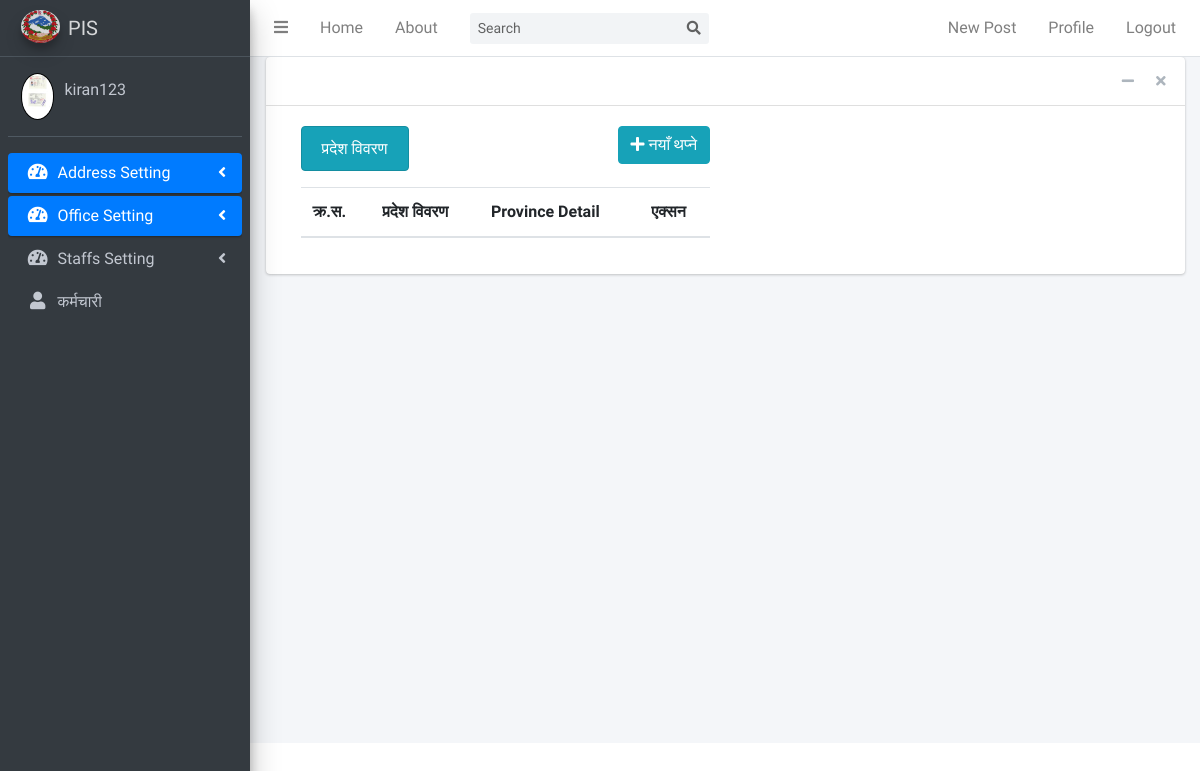
The page /province/list/ (signed in) on the database as committed earlier.
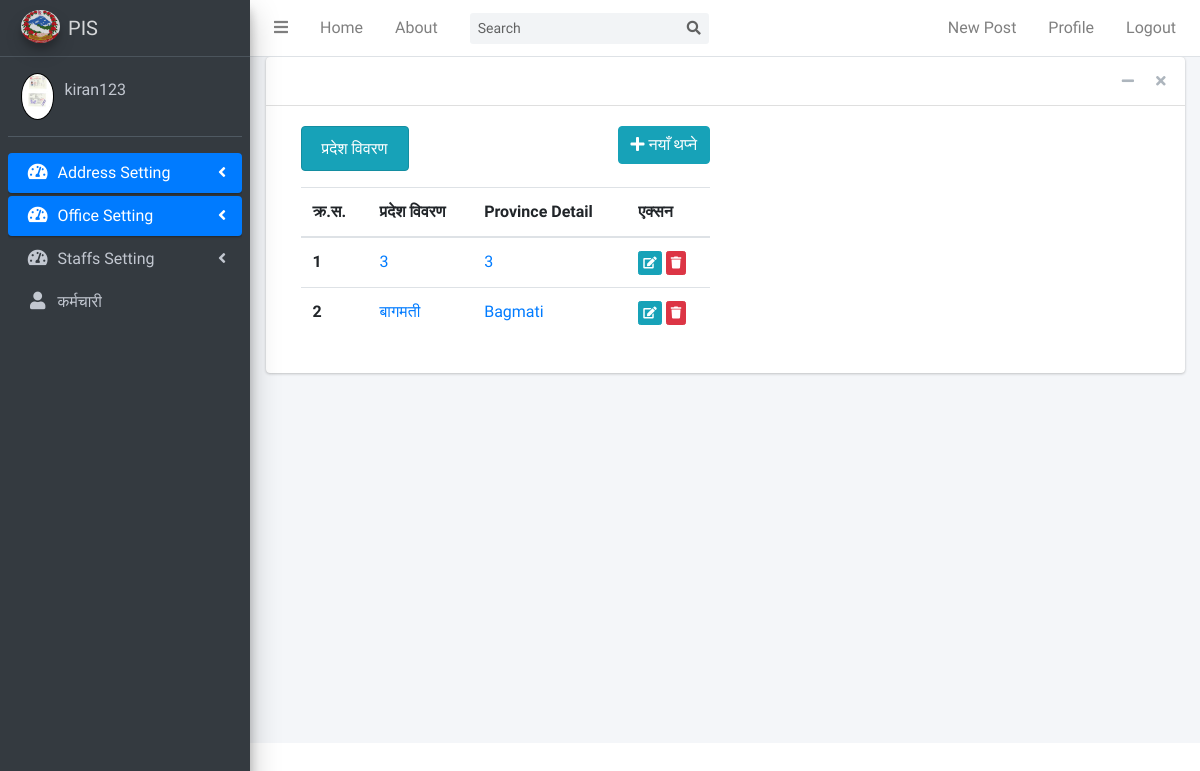
The same page on the database as committed later.
### address/models.py (models this page shows, shortened)
class Province(models.Model):
    provincename_nepali = models.CharField(max_length=50, verbose_name="प्रदेशको नाम")
    provincename_english = models.CharField(max_length=50, verbose_name="Province Name")
    date_posted = models.DateTimeField(default=timezone.now)
    created_by = models.ForeignKey(User, on_delete=models.CASCADE, default=None)

### address/views.py (the view)
# urls.py: path('province/list/', ProvinceListView.as_view(), name='province-list'),
class ProvinceListView(LoginRequiredMixin, ListView):
    model = Province
    template_name = 'province/province_list.html'

### address/templates/address/province_list.html (shortened to what this page needs)
{% extends "blog/base.html" %}
{% load crispy_forms_tags %}
{% block content %}
<div class="col-md-6">
      <div class="d-flex justify-content-between">
        <div><h6 class="text-center alert alert-info">प्रदेश विवरण</h6></div>
        <div>
            <a href="{% url 'designation-create' %}" class="btn btn-info btn-bg">
                  <i class="fas fa-plus"></i> नयाँ थप्ने
            </a>
        </div>
    </div>
    <table class="table table-hover">
        <thead>
        <tr>
            <th scope="col">क्र.स.</th>
            <th scope="col">प्रदेश विवरण</th>
            <th scope="col">Province Detail</th>
            <th scope="col">एक्सन</th>
        </tr>
        </thead>
        <tbody>
        {% for province in province_list %}
        <tr>
            <th scope="row">{{ province.id }}</th>
            <td><a href="#">{{ province.provincename_nepali }}</a></td>
            <td><a href="">{{ province.provincename_english }}</a></td>
            <td>
                <a href="#" class="btn btn-info btn-xs">
                    <i class="fas fa-edit"></i>
                </a>
                <a href="#" class="btn btn-danger btn-xs">
                    <i class="fas fa-trash"></i>
                </a>
            </td>
        </tr>
        {% endfor %}
        </tbody>
    </table>
</div>
{% endblock content %}

Rows that differ between the two databases and show on the page:
added Province: id "1", provincename_nepali "3", provincename_english "3"
added Province: id "2", provincename_nepali "बागमती", provincename_english "Bagmati"
